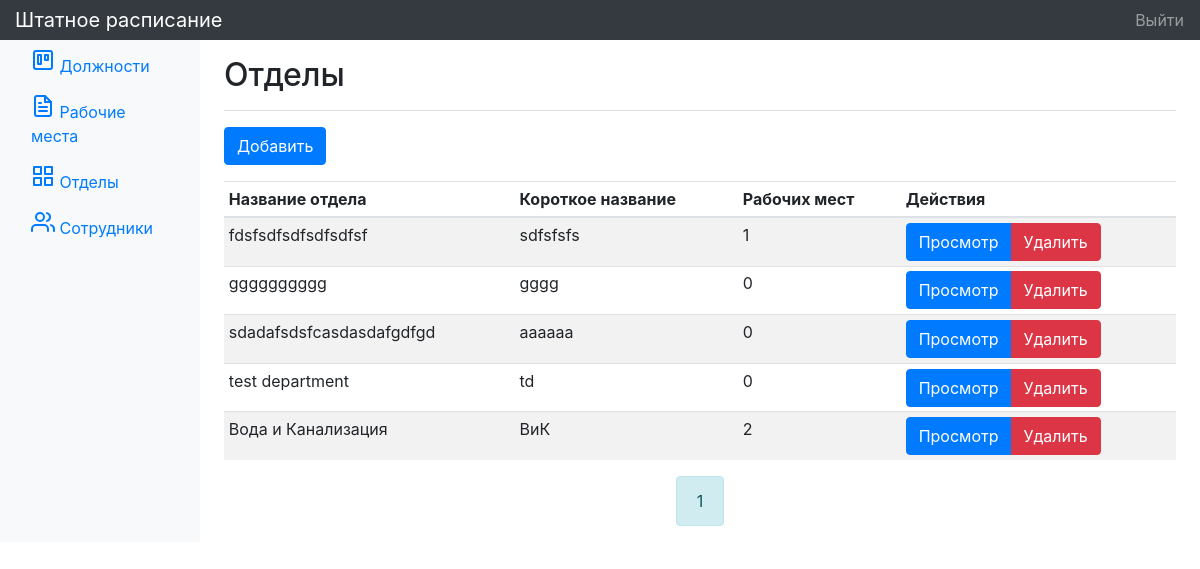
The page /departments (signed in) on the database its author committed.
### tables this page shows
CREATE TABLE `departments` (
  `id` int(11) NOT NULL,
  `name` varchar(100) NOT NULL,
  `short_name` varchar(10) NOT NULL
);

### index.php (called while the page is built, shortened)
<?php
spl_autoload_register(function ($class) {
   $path = str_replace('\\', '/', $class . '.php');
});
$router = new Router();
$router->run();

### app/models/User.php (called while the page is built, shortened)
<?php
class User extends Model
{
    public static function isAdmin() {
        if (isset($_SESSION['username']) && $_SESSION['username'] === 'admin') return true;
        else return false;
    }
}

### app/controllers/DepartmentController.php (called while the page is built, shortened)
<?php
class DepartmentController extends Controller
{
    public function index(int $page = 1) {
        $department          = new Department();
        $numberOfDepartments = (int) $department->count();
        $departmentPerPage   = 10;
        $pages               = (int) ceil($numberOfDepartments / $departmentPerPage);
        $departments = $department->query("
            SELECT
	            COUNT(workplaces.id) AS num,
                departments.id,
                departments.short_name,
                departments.name
            FROM workplaces
            RIGHT OUTER JOIN departments
                ON workplaces.department_id = departments.id
            GROUP BY workplaces.department_id, departments.name
            ORDER BY departments.name ASC
        ", Department::FETCH_ALL_METHOD);
        $paginator = new Paginator($pages, $page, 2, '../departments/page/');
        $this->view->render('Отделы', [
            'departments' => $departments,
            'paginator'   => $paginator
        ]);
    }
}

### app/core/Db.php (called while the page is built, shortened)
<?php
class Db
{
    public function __construct()
    {
        try {
            $this->db = new PDO(
                'mysql:host=' . $_ENV['DB_HOST'] .
                ';port=' . $_ENV['DB_PORT'] .
                ';dbname=' . $_ENV['DB_DATABASE'],
                $_ENV['DB_USERNAME'],
                $_ENV['DB_PASSWORD']
            );
        } catch (\PDOException $e) {
            View::error_page_with_message($e->getMessage());
        }
    }
}

### app/core/Model.php (called while the page is built, shortened)
<?php
class Model
{
    private   $get_method   = 'fetchAll';
    protected $db;
    protected $table_name;
    protected $preparedData = [];
    protected $sql;
    public function __construct()
    {
        $db = new Db();
        $this->db = $db->db;
    }
    public function query(string $sql, string $fetch_method, array $data = null)
    {
        $this->sql = $sql;
        $this->get_method = $fetch_method;
        return $this->get();
    }
    public function count()
    {
        $this->sql = "SELECT COUNT(*) FROM $this->table_name";
        $this->get_method = $this::FETCH_METHOD;
        return $this->get();
    }
    public function get()
    {
        if ($this->issetSql()) {
            $this->stmt = $this->db->prepare($this->sql);
            if (!empty($this->preparedData)) $result = $this->stmt->execute($this->preparedData);
            else $result = $this->stmt->execute();
            try {
                if ($result === true) {
                    $method = $this->get_method;
                    return $this->stmt->$method();
                }
                else throw new \PDOException($this->stmt->errorInfo());
            } catch (\PDOException $e) {
                View::error_page_with_message($e->getMessage());
            }
        }
    }
    private function issetSql()
    {
        try {
            if ($this->sql === '') {
                throw new \Exception('Нарушен порядок построения запроса');
            } else {
                return true;
            }
        } catch (\Exception $e) {
            View::error_page_with_message($e->getMessage());
        }
    }
}

### app/views/department/index.php (the view, shortened to what this page needs)
<?php if (\app\models\User::isAdmin()): ?>
    <div class="btn-group mb-3" role="group" aria-label="Кнопки управления">
        <a href="/department/create" class="btn btn-primary">Добавить</a>
    </div>
<?php endif; ?>
<?php if (empty($departments)) : ?>
    <div class="alert alert-primary" role="alert">
        Добавьте отделы.
    </div>
<?php else : ?>
    <div class="table-responsive">
        <table class="table table-striped table-sm">
            <thead>
                <tr>
                    <th>Название отдела</th>
                    <th>Короткое название</th>
                    <th>Рабочих мест</th>
                    <th>Действия</th>
                </tr>
            </thead>
            <tbody>
                <?php foreach ($departments as $department) : ?>
                    <tr>
                        <td><?= $department['name'] ?></td>
                        <td><?= $department['short_name'] ?></td>
                        <td><?= $department['num'] ?></td>
                        <td>
                            <div class="btn-group" role="group" aria-label="Кнопки управления">
                                <a href="/department/<?= $department['id'] ?>" class="btn btn-primary">Просмотр</a>
                                <?php if (\app\models\User::isAdmin()): ?>
                                    <a href="/department/<?= $department['id'] ?>/delete" class="btn btn-danger">Удалить</a>
                                <?php endif; ?>
                            </div>
                        </td>
                    </tr>
                <?php endforeach; ?>
            </tbody>
        </table>
    </div>
<?php endif; ?>

### rows shown on the page
departments: name "fdsfsdfsdfsdfsdfsf", short_name "sdfsfsfs", num "1"
departments: name "gggggggggg", short_name "gggg", num "0"
departments: name "sdadafsdsfcasdasdafgdfgd", short_name "aaaaaa", num "0"
departments: name "test department", short_name "td", num "0"
departments: name "Вода и Канализация", short_name "ВиК", num "2"

### other values the page prints
$title "Отделы"
